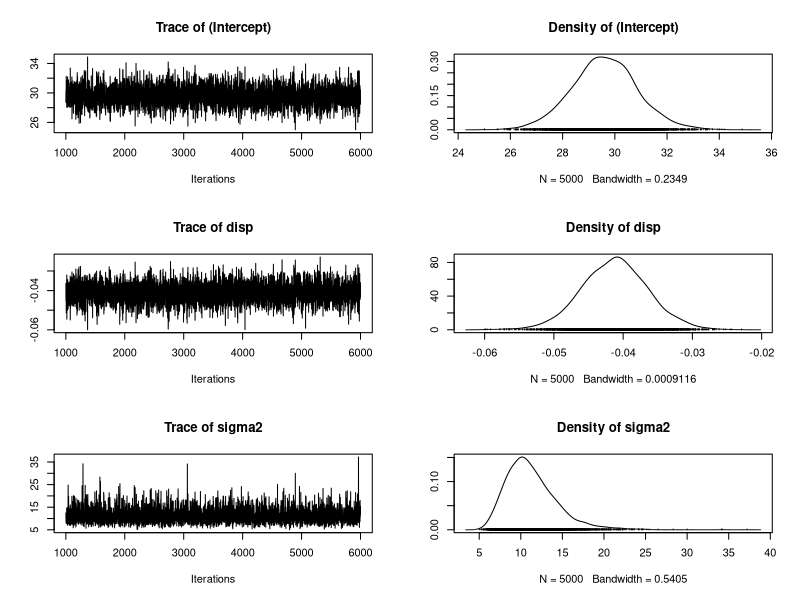

This figure's R source:
## ---- chunk 1
install.packages("MCMCpack")
library(MCMCpack)
mc1 <- MCMCregress(mpg ~ disp, data = mtcars,
                   burnin = 1000, mcmc = 5000, chain = 4,
                   seed = 1111)
## ---- chunk 2
summary(mc1)
## ---- chunk 3
plot(mc1)
## ---- chunk 4
mc2 <- MCMCregress(mpg ~ disp, data = mtcars,
                   burnin = 1000, mcmc = 5000,
                   seed = 2222)
mc3 <- MCMCregress(mpg ~ disp, data = mtcars,
                   burnin = 1000, mcmc = 5000,
                   seed = 3333)
## ---- chunk 5
gelman.diag(mcmc.list(mc1,
                      mc2,
                      mc3))
